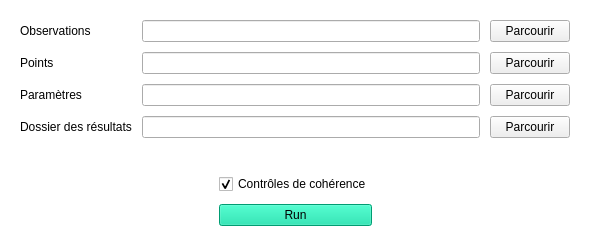
<?xml version="1.0" encoding="UTF-8"?>
<ui version="4.0">
 <class>ongletCalcul</class>
 <widget class="QMainWindow" name="ongletCalcul">
  <property name="geometry">
   <rect>
    <x>0</x>
    <y>0</y>
    <width>590</width>
    <height>246</height>
   </rect>
  </property>
  <property name="windowTitle">
   <string>Calcul</string>
  </property>
  <property name="windowIcon">
   <iconset>
    <normaloff>img/Run.png</normaloff>img/Run.png</iconset>
  </property>
  <property name="styleSheet">
   <string notr="true">font: 9pt &quot;MS Shell Dlg 2&quot;;</string>
  </property>
  <property name="iconSize">
   <size>
    <width>30</width>
    <height>60</height>
   </size>
  </property>
  <widget class="QWidget" name="centralwidget">
   <property name="styleSheet">
    <string notr="true">#centralwidget {
    background-color:rgb(255, 255, 255);
}</string>
   </property>
   <layout class="QGridLayout" name="gridLayout">
    <property name="leftMargin">
     <number>20</number>
    </property>
    <property name="topMargin">
     <number>20</number>
    </property>
    <property name="rightMargin">
     <number>20</number>
    </property>
    <property name="bottomMargin">
     <number>20</number>
    </property>
    <item row="2" column="0">
     <layout class="QVBoxLayout" name="verticalLayout">
      <property name="spacing">
       <number>10</number>
      </property>
      <property name="topMargin">
       <number>0</number>
      </property>
      <item>
       <layout class="QGridLayout" name="gridLayout_5">
        <item row="3" column="2">
         <widget class="QPushButton" name="parcourirRes">
          <property name="text">
           <string>Parcourir</string>
          </property>
         </widget>
        </item>
        <item row="0" column="1">
         <widget class="QLineEdit" name="pathObs"/>
        </item>
        <item row="0" column="2">
         <widget class="QPushButton" name="parcourirObs">
          <property name="text">
           <string>Parcourir</string>
          </property>
         </widget>
        </item>
        <item row="0" column="0">
         <widget class="QLabel" name="label_66">
          <property name="text">
           <string>Observations</string>
          </property>
         </widget>
        </item>
        <item row="3" column="1">
         <widget class="QLineEdit" name="resDirPath"/>
        </item>
        <item row="3" column="0">
         <widget class="QLabel" name="label_69">
          <property name="text">
           <string>Dossier des résultats</string>
          </property>
         </widget>
        </item>
        <item row="1" column="2">
         <widget class="QPushButton" name="parcourirPoints">
          <property name="text">
           <string>Parcourir</string>
          </property>
         </widget>
        </item>
        <item row="1" column="0">
         <widget class="QLabel" name="label_67">
          <property name="text">
           <string>Points</string>
          </property>
         </widget>
        </item>
        <item row="2" column="0">
         <widget class="QLabel" name="label_68">
          <property name="text">
           <string>Paramètres</string>
          </property>
         </widget>
        </item>
        <item row="1" column="1">
         <widget class="QLineEdit" name="pathPoints"/>
        </item>
        <item row="2" column="1">
         <widget class="QLineEdit" name="pathParam"/>
        </item>
        <item row="2" column="2">
         <widget class="QPushButton" name="parcourirParam">
          <property name="text">
           <string>Parcourir</string>
          </property>
         </widget>
        </item>
       </layout>
      </item>
      <item>
       <layout class="QGridLayout" name="gridLayout_6">
        <item row="1" column="2" rowspan="2">
         <spacer name="horizontalSpacer_2">
          <property name="orientation">
           <enum>Qt::Horizontal</enum>
          </property>
          <property name="sizeHint" stdset="0">
           <size>
            <width>78</width>
            <height>20</height>
           </size>
          </property>
         </spacer>
        </item>
        <item row="1" column="0" rowspan="2">
         <spacer name="horizontalSpacer">
          <property name="orientation">
           <enum>Qt::Horizontal</enum>
          </property>
          <property name="sizeHint" stdset="0">
           <size>
            <width>78</width>
            <height>20</height>
           </size>
          </property>
         </spacer>
        </item>
        <item row="2" column="1">
         <widget class="QPushButton" name="runCalcul">
          <property name="sizePolicy">
           <sizepolicy hsizetype="Minimum" vsizetype="Fixed">
            <horstretch>0</horstretch>
            <verstretch>0</verstretch>
           </sizepolicy>
          </property>
          <property name="font">
           <font>
            <family>MS Shell Dlg 2</family>
            <pointsize>9</pointsize>
            <weight>50</weight>
            <italic>false</italic>
            <bold>false</bold>
           </font>
          </property>
          <property name="autoFillBackground">
           <bool>false</bool>
          </property>
          <property name="styleSheet">
           <string notr="true">background-color: rgb(0, 218, 160);
border-color: rgb(0, 0, 0);</string>
          </property>
          <property name="text">
           <string>Run</string>
          </property>
         </widget>
        </item>
        <item row="1" column="1">
         <widget class="QCheckBox" name="checkBoxCtrlCoh">
          <property name="text">
           <string>Contrôles de cohérence</string>
          </property>
          <property name="checked">
           <bool>true</bool>
          </property>
         </widget>
        </item>
        <item row="0" column="1">
         <spacer name="verticalSpacer">
          <property name="orientation">
           <enum>Qt::Vertical</enum>
          </property>
          <property name="sizeHint" stdset="0">
           <size>
            <width>20</width>
            <height>40</height>
           </size>
          </property>
         </spacer>
        </item>
       </layout>
      </item>
     </layout>
    </item>
   </layout>
  </widget>
 </widget>
 <resources/>
 <connections/>
</ui>
